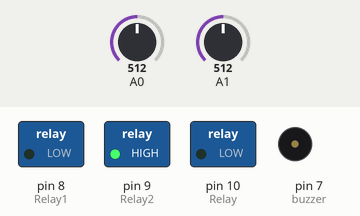
Recording of a sketch running on a simulated Arduino Uno, built with avr-gcc and run on an emulated ATmega328P. Shown: switched loads named in the sketch (green lamp = pin HIGH), buzzer (waves = sounding, pin HIGH). The test bench sets the inputs (shaded band); at power-on: A0 = 512, A1 = 512. What the sketch prints to the serial monitor is not drawn.

Above: at 8.8 s.
8.9 s: A0 set to 40
At 17.5 s:
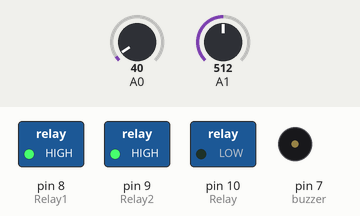
18.5 s: A0 set to 76
26.5 s: A0 set to 89
At 28.7 s:
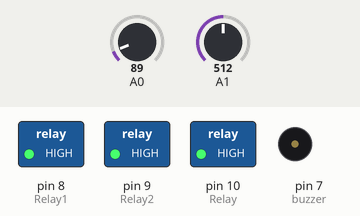
34.5 s: A0 set to 122
At 38.8 s:
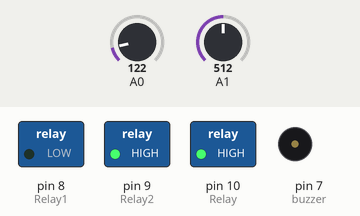
47.5 s: A0 set to 30
At 53.2 s:
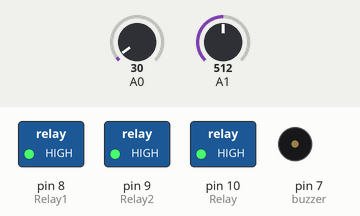
55.5 s: A0 set to 306
At 58.8 s:
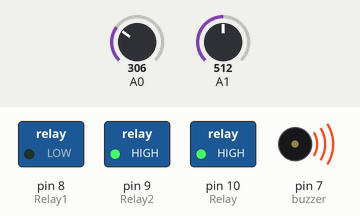
Timing chart, 0 to 68.5 s (numbered marks = the images above; inputs shaded):
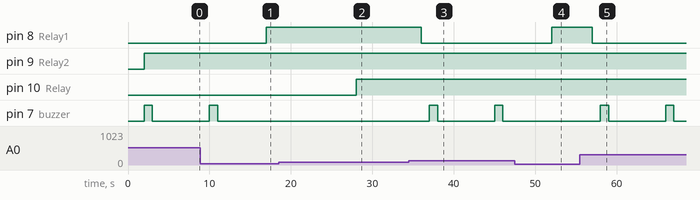

Measured:
- the behaviour switches between 83 and 84 on A0 (found by bisection; images 1 and 2)
- after the input at 8.9 s, pin 8 (Relay1): LOW → HIGH after 8.1 s; pin 7 (buzzer): goes on until 11.0 s, then stays LOW
- after the input at 18.5 s, every drawn part: stays the same
- after the input at 26.5 s, pin 10 (Relay): LOW → HIGH after 1.5 s
- after the input at 34.5 s, pin 8 (Relay1): HIGH → LOW after 1.5 s; pin 7 (buzzer): alternates HIGH for 1.0 s and LOW for 7.0 s, starting after 2.5 s
- after the input at 47.5 s, pin 8 (Relay1): LOW → HIGH after 4.5 s; pin 7 (buzzer): stays LOW (without the input it goes to HIGH after 5.5 s)
- after the input at 55.5 s, pin 8 (Relay1): HIGH → LOW after 1.5 s; pin 7 (buzzer): alternates HIGH for 1.0 s and LOW for 7.0 s, starting after 2.5 s

The sketch:

sketch_feb05a.ino
```cpp
int buzzer =7;

int Relay = 10;
int Relay1 = 8;
int Relay2 = 9;
void setup() {
   Serial.begin(9600);
   pinMode(buzzer,OUTPUT);
   pinMode(Relay,OUTPUT);
    pinMode(Relay1,OUTPUT);
     pinMode(Relay2,OUTPUT);
}

void loop() {
  int sensorValue1 = analogRead(A0);

int sensorValue2 = analogRead(A1);

   // read analog volt from sensor and save to variable temp
   sensorValue1 = sensorValue1 * 0.48828125;
    sensorValue2 = sensorValue2 * 0.48828125;
   // convert the analog volt to its temperature equivalent
   Serial.print("TEMPERATURE1 = ");
  Serial.print(sensorValue1); // display temperature value
  Serial.print("*C");
  Serial.print(" ");
   Serial.print("TEMPERATURE2 = ");
    Serial.print(sensorValue2);
   Serial.print("*C");
   Serial.println();

   delay(1000); // update sensor reading each one second
   if(sensorValue1<40 && sensorValue1<=sensorValue2)
   {
    digitalWrite(Relay1,HIGH);
    }
   if(sensorValue1>40 && sensorValue1<50 )
   {
   digitalWrite(Relay,HIGH);
   delay (1000);

   }
    if(sensorValue1>50)
   {
    digitalWrite(Relay1,LOW);
    delay(1000);
     digitalWrite(Relay2,HIGH);
    }
    if(sensorValue1>50 && sensorValue2>50)
    {
      digitalWrite(buzzer,HIGH);
      delay(1000);
      digitalWrite(buzzer,LOW);
       Serial.begin(9600);
  Serial.print("\r");
  delay(1000);
  Serial.print("AT+CMGF=1\r");
  delay(1000);
  Serial.print("AT+CMGS=\"+9732706565\"\r");
  delay(1000);
  Serial.print("Transformer is on fire\r");
  delay(1000);
  Serial.write(0x1A);
  delay(1000);
      }

}
```
